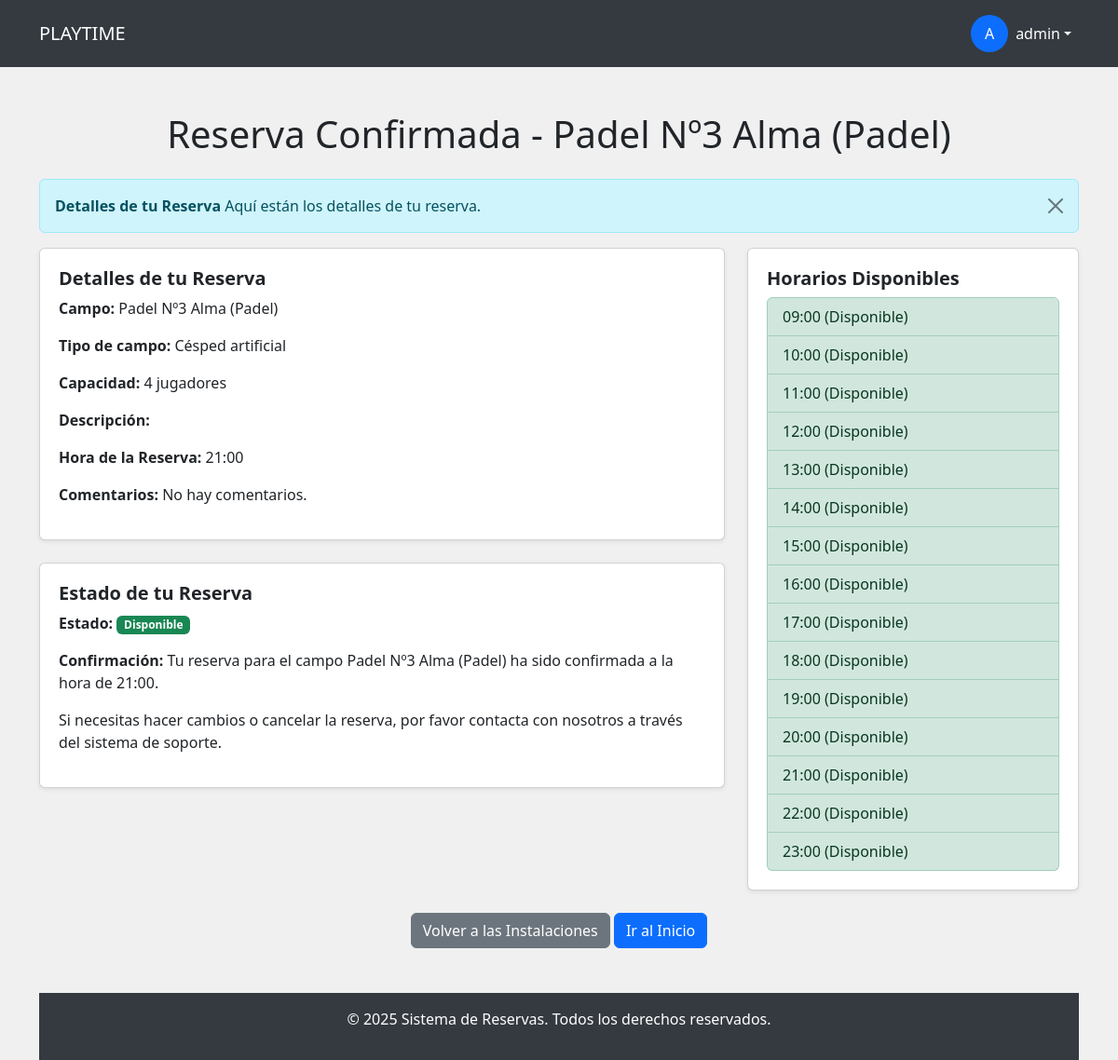
/reservar_campo_confirmado/3/ (signed in), run on an earlier commit of the app's database.
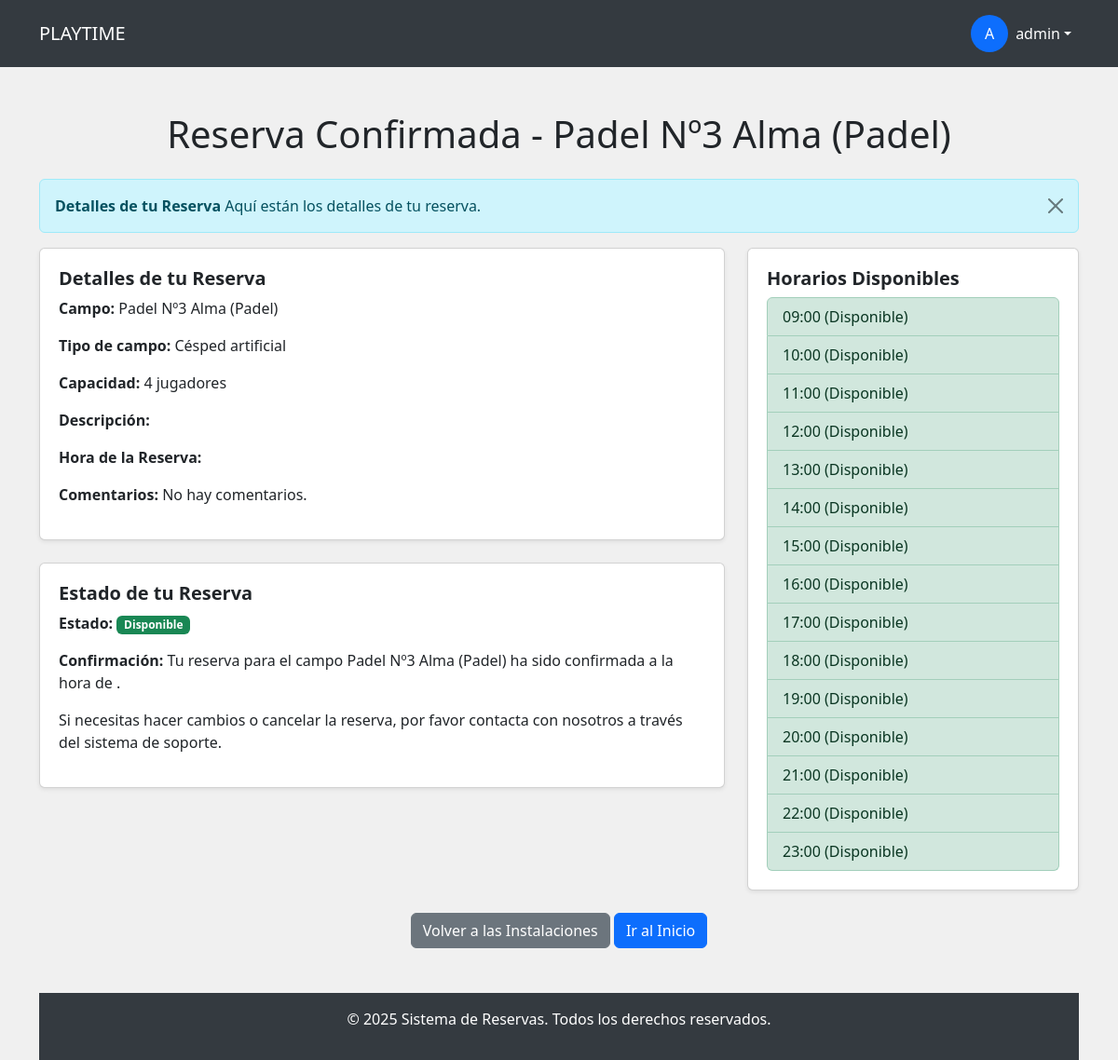
And on a later commit of the database.
### Aplicacion1/models.py (models this page shows, shortened)
class Reserva(models.Model):
    cancha = models.ForeignKey(Campo, on_delete=models.CASCADE, related_name='reservas')
    usuario = models.ForeignKey(User, on_delete=models.CASCADE, related_name='reservas')
    fecha_hora_inicio = models.DateTimeField()
    duracion = models.IntegerField(default=1)  # Duración en horas
    precio = models.DecimalField(max_digits=6, decimal_places=2)
    confirmada = models.BooleanField(default=False)  # Agregar campo confirmada
    foto_instalacion = models.ImageField(upload_to="reservas/fotos_instalacion", blank=True, null=True)  # Foto de la instalación
    archivo_reserva = models.FileField(upload_to="reservas/documentos", blank=True, null=True)  # Documento adjunto
    comentario = models.TextField(blank=True)
    class Meta:
        indexes = [
            models.Index(fields=['-fecha_hora_inicio']),  # Índice para ordenar por fecha
        ]

### Aplicacion1/views.py (the view, shortened to what this page needs)
# urls.py: path('reservar_campo_confirmado/<int:campo_id>/', views.reservar_campo_confirmado, name='reservar_campo_confirmado'),
def reservar_campo_confirmado(request, campo_id):
    campo = Campo.objects.get(id=campo_id)
    today = timezone.now().replace(hour=0, minute=0, second=0, microsecond=0)
    horarios_disponibles = [today + timedelta(hours=hour) for hour in range(8, 23)]
    horas_reservadas = set(
        Reserva.objects.filter(cancha=campo, fecha_hora_inicio__date=today.date())
        .values_list('fecha_hora_inicio', flat=True)
    )
    horas_libres = [hora for hora in horarios_disponibles if hora not in horas_reservadas]
    hora_reserva = None  # Inicializamos la variable
    comentarios = "No hay comentarios."  # Comentario por defecto
    reserva_reciente = Reserva.objects.filter(cancha=campo, usuario=request.user).order_by('-fecha_hora_inicio').first()
    if reserva_reciente:
        hora_reserva = reserva_reciente.fecha_hora_inicio
        comentarios = reserva_reciente.comentario or "No hay comentarios."
    return render(request, 'reservar_campo_confirmado.html', {
        'campo': campo,
        'horarios_disponibles': horas_libres,
        'horas_reservadas': horas_reservadas,
        'hora_reserva': hora_reserva,
        'comentarios': comentarios,
        'mensaje': {
            'tipo': 'info',
            'titulo': 'Detalles de tu Reserva',
            'descripcion': 'Aquí están los detalles de tu reserva.'
        }
    })

### Aplicacion1/templates/reservar_campo_confirmado.html (shortened to what the changed rows need)
{% load custom_filters %}
<!DOCTYPE html>
<html lang="es">
<head>
    <link href="https://cdn.jsdelivr.net/npm/bootstrap@5.3.0-alpha1/dist/css/bootstrap.min.css" rel="stylesheet">
    <link href="https://cdnjs.cloudflare.com/ajax/libs/font-awesome/5.15.4/css/all.min.css" rel="stylesheet">
</head>
<body>
    <div class="container mt-5">
        <h1 class="text-center mb-4">Reserva Confirmada - {{ campo.nombre }}</h1>
        <div class="row">
            <div class="col-md-8">
                <div class="card shadow-sm">
                    <div class="card-body">
                        <h3 class="card-title">Detalles de tu Reserva</h3>
                        <p><strong>Campo:</strong> {{ campo.nombre }}</p>
                        <p><strong>Tipo de campo:</strong> {{ campo.tipo_campo }}</p>
                        <p><strong>Capacidad:</strong> {{ campo.capacidad_jugadores }} jugadores</p>
                        <p><strong>Descripción:</strong> {{ campo.descripcion }}</p>
                        <p><strong>Hora de la Reserva:</strong> {{ hora_reserva|date:"H:i" }}</p>
                        <p><strong>Comentarios:</strong> {{ comentarios|default:"No hay comentarios." }}</p>
                    </div>
                </div>
                <div class="card shadow-sm mt-4">
                    <div class="card-body">
                        <h3 class="card-title">Estado de tu Reserva</h3>
                        <p><strong>Estado:</strong>
                            {% if hora_reserva in horas_reservadas %}
                                <span class="badge bg-danger">Reservado</span>
                            {% else %}
                                <span class="badge bg-success">Disponible</span>
                            {% endif %}
                        </p>
                        <p><strong>Confirmación:</strong> Tu reserva para el campo {{ campo.nombre }} ha sido confirmada a la hora de {{ hora_reserva|date:"H:i" }}.</p>
                        <p>Si necesitas hacer cambios o cancelar la reserva, por favor contacta con nosotros a través del sistema de soporte.</p>
                    </div>
                </div>
            </div>
    </div>
</body>
</html>

What changed in the data, as far as the page shows it:
removed Reserva: fecha_hora_inicio "21:00"
